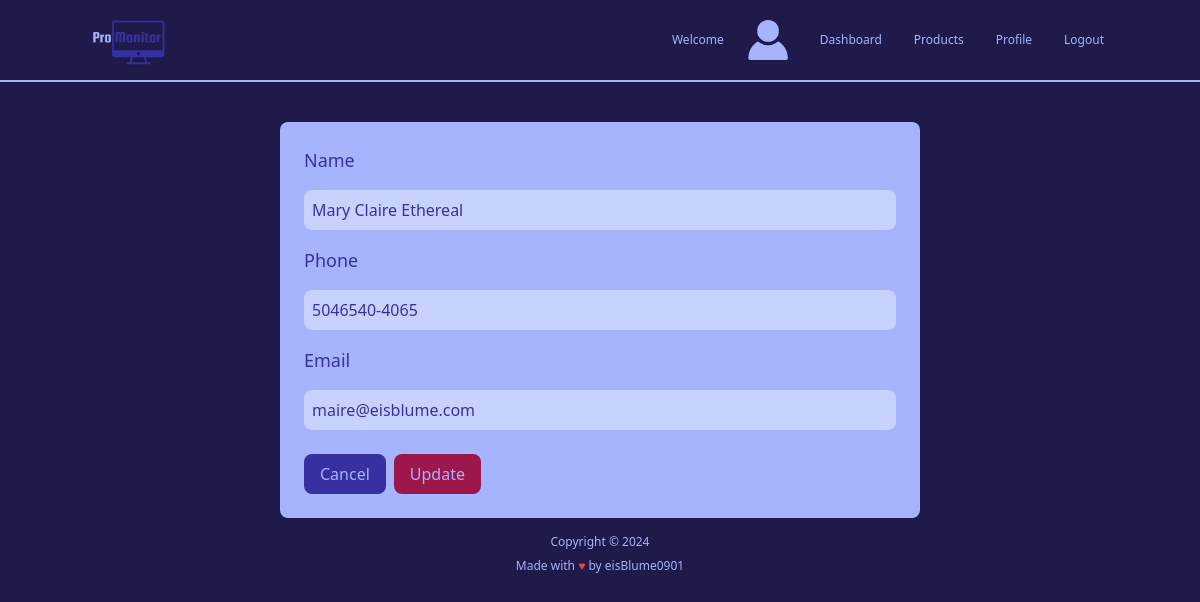
/update_customer/6/ (signed in), run on the app's committed database.
### accounts/models.py (models this page shows, shortened)
class Customer(models.Model):
    user = models.OneToOneField(User, null=True, on_delete=models.CASCADE) # CASCADE means that if the user is deleted, the customer will also be deleted
    name = models.CharField(max_length=200, null=True)
    phone = models.CharField(max_length=200, null=True)
    email = models.EmailField(max_length=200, null=True)
    date_created = models.DateTimeField(auto_now_add=True, null=True)
    avatar = models.ImageField(null=True, blank=True, default='images/default_user_image.png')

### accounts/views.py (the view, shortened to what this page needs)
# urls.py: path('update_customer/<str:pk>/', views.updateCustomer, name="update_customer"),
@permission_required('accounts.view_customer', login_url='login')
def updateCustomer(request, pk):
    customer = get_object_or_404(Customer, id=pk)
    form = CustomerForm(instance=customer)
    return render(request, 'forms/customer_form.html', {'form': form})

### accounts/forms.py
class CustomerForm(ModelForm):
    class Meta:
        model = Customer
        fields = '__all__'
        exclude = ['date_created']

### templates/forms/customer_form.html (shortened to what this page needs)
{% extends 'main.html' %}
{% block content %}
{% include 'partials/_home_navbar.html' %}
<form method="POST" class="max-w-screen-sm mx-auto mt-10 max-h-full bg-indigo-300 text-indigo-800 p-6 rounded-lg">
    <div class="flex flex-col gap-4">
        <div class="text-lg text-indigo-800 font-medium">
            {{ form.name.label }}
        </div>
        <div class="w-full">
            {{ form.name }}
        </div>
        <div class="text-lg text-indigo-800 font-medium">
            {{ form.phone.label }}
        </div>
        <div>
            {{ form.phone }}
        </div>
        <div class="text-lg text-indigo-800 font-medium">
            {{ form.email.label }}
        </div>
        <div>
            {{ form.email }}
        </div>
    </div>
    <div class="flex flex-row gap-2 mt-6 w-full items-center">
        <button type="Submit" name="Cancel" class="bg-indigo-800 text-indigo-300 px-4 py-2 rounded-lg hover:bg-indigo-200 hover:text-indigo-800">Cancel</button>
        <button type="Submit" name="Confirm" class="font-medium bg-pink-800 text-indigo-300 rounded-lg px-4 py-2 hover:bg-pink-300 hover:text-indigo-800">Update</button>
    </div>
</form>
{% endblock %}

### data on the page
Customer: name "Mary Claire Ethereal", phone "5046540-4065", email "maire@eisblume.com"
